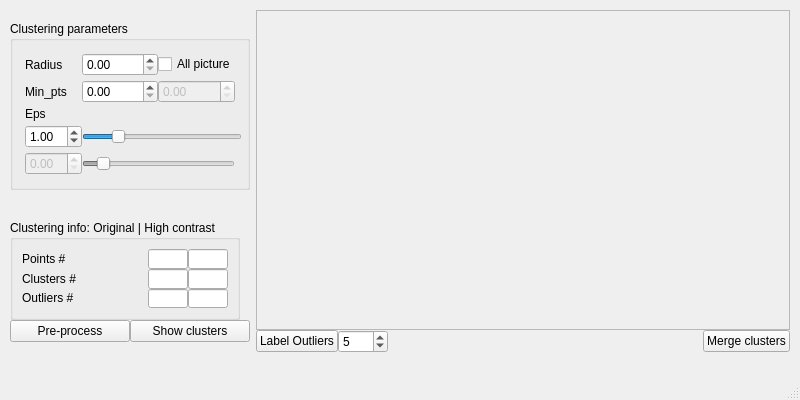
<?xml version="1.0" encoding="UTF-8"?>
<ui version="4.0">
 <class>MainWindow</class>
 <widget class="QMainWindow" name="MainWindow">
  <property name="geometry">
   <rect>
    <x>0</x>
    <y>0</y>
    <width>800</width>
    <height>400</height>
   </rect>
  </property>
  <property name="sizePolicy">
   <sizepolicy hsizetype="Preferred" vsizetype="Preferred">
    <horstretch>0</horstretch>
    <verstretch>0</verstretch>
   </sizepolicy>
  </property>
  <property name="minimumSize">
   <size>
    <width>800</width>
    <height>400</height>
   </size>
  </property>
  <property name="maximumSize">
   <size>
    <width>16777215</width>
    <height>16777215</height>
   </size>
  </property>
  <property name="windowTitle">
   <string>MainWindow</string>
  </property>
  <property name="documentMode">
   <bool>false</bool>
  </property>
  <property name="tabShape">
   <enum>QTabWidget::Triangular</enum>
  </property>
  <property name="dockOptions">
   <set>QMainWindow::AllowTabbedDocks|QMainWindow::AnimatedDocks</set>
  </property>
  <widget class="QWidget" name="centralwidget">
   <property name="sizePolicy">
    <sizepolicy hsizetype="Preferred" vsizetype="Preferred">
     <horstretch>0</horstretch>
     <verstretch>0</verstretch>
    </sizepolicy>
   </property>
   <layout class="QHBoxLayout" name="horizontalLayout_5">
    <property name="spacing">
     <number>6</number>
    </property>
    <property name="leftMargin">
     <number>0</number>
    </property>
    <property name="topMargin">
     <number>0</number>
    </property>
    <property name="rightMargin">
     <number>0</number>
    </property>
    <property name="bottomMargin">
     <number>0</number>
    </property>
    <item>
     <layout class="QVBoxLayout" name="verticalLayout_7">
      <property name="spacing">
       <number>0</number>
      </property>
      <property name="sizeConstraint">
       <enum>QLayout::SetDefaultConstraint</enum>
      </property>
      <property name="leftMargin">
       <number>10</number>
      </property>
      <property name="topMargin">
       <number>10</number>
      </property>
      <property name="rightMargin">
       <number>0</number>
      </property>
      <property name="bottomMargin">
       <number>5</number>
      </property>
      <item>
       <spacer name="verticalSpacer_4">
        <property name="orientation">
         <enum>Qt::Vertical</enum>
        </property>
        <property name="sizeType">
         <enum>QSizePolicy::Maximum</enum>
        </property>
        <property name="sizeHint" stdset="0">
         <size>
          <width>20</width>
          <height>20</height>
         </size>
        </property>
       </spacer>
      </item>
      <item>
       <widget class="QGroupBox" name="groupBox">
        <property name="sizePolicy">
         <sizepolicy hsizetype="Fixed" vsizetype="Fixed">
          <horstretch>0</horstretch>
          <verstretch>0</verstretch>
         </sizepolicy>
        </property>
        <property name="minimumSize">
         <size>
          <width>240</width>
          <height>0</height>
         </size>
        </property>
        <property name="maximumSize">
         <size>
          <width>240</width>
          <height>200</height>
         </size>
        </property>
        <property name="layoutDirection">
         <enum>Qt::LeftToRight</enum>
        </property>
        <property name="autoFillBackground">
         <bool>false</bool>
        </property>
        <property name="title">
         <string>Clustering parameters</string>
        </property>
        <layout class="QGridLayout" name="gridLayout_3">
         <property name="leftMargin">
          <number>12</number>
         </property>
         <property name="topMargin">
          <number>12</number>
         </property>
         <property name="rightMargin">
          <number>12</number>
         </property>
         <property name="bottomMargin">
          <number>12</number>
         </property>
         <property name="horizontalSpacing">
          <number>0</number>
         </property>
         <property name="verticalSpacing">
          <number>4</number>
         </property>
         <item row="1" column="0">
          <widget class="QLabel" name="label_3">
           <property name="maximumSize">
            <size>
             <width>50</width>
             <height>25</height>
            </size>
           </property>
           <property name="text">
            <string>Min_pts</string>
           </property>
          </widget>
         </item>
         <item row="1" column="1">
          <widget class="QDoubleSpinBox" name="min_pts_doubleSpinBox">
           <property name="sizePolicy">
            <sizepolicy hsizetype="Expanding" vsizetype="Fixed">
             <horstretch>0</horstretch>
             <verstretch>0</verstretch>
            </sizepolicy>
           </property>
           <property name="maximumSize">
            <size>
             <width>80</width>
             <height>25</height>
            </size>
           </property>
          </widget>
         </item>
         <item row="5" column="0">
          <widget class="QLabel" name="label_2">
           <property name="maximumSize">
            <size>
             <width>50</width>
             <height>25</height>
            </size>
           </property>
           <property name="text">
            <string>Eps</string>
           </property>
          </widget>
         </item>
         <item row="0" column="1">
          <widget class="QDoubleSpinBox" name="radius_doubleSpinBox">
           <property name="sizePolicy">
            <sizepolicy hsizetype="Expanding" vsizetype="Fixed">
             <horstretch>0</horstretch>
             <verstretch>0</verstretch>
            </sizepolicy>
           </property>
           <property name="maximumSize">
            <size>
             <width>80</width>
             <height>25</height>
            </size>
           </property>
           <property name="maximum">
            <double>111111111.000000000000000</double>
           </property>
          </widget>
         </item>
         <item row="1" column="2">
          <widget class="QDoubleSpinBox" name="min_pts_doubleSpinBox2">
           <property name="enabled">
            <bool>false</bool>
           </property>
           <property name="sizePolicy">
            <sizepolicy hsizetype="Expanding" vsizetype="Fixed">
             <horstretch>0</horstretch>
             <verstretch>0</verstretch>
            </sizepolicy>
           </property>
           <property name="maximumSize">
            <size>
             <width>80</width>
             <height>25</height>
            </size>
           </property>
          </widget>
         </item>
         <item row="0" column="2">
          <widget class="QCheckBox" name="radiusAllPictureCheckBox">
           <property name="text">
            <string>All picture</string>
           </property>
          </widget>
         </item>
         <item row="0" column="0">
          <widget class="QLabel" name="label">
           <property name="sizePolicy">
            <sizepolicy hsizetype="Fixed" vsizetype="Fixed">
             <horstretch>0</horstretch>
             <verstretch>0</verstretch>
            </sizepolicy>
           </property>
           <property name="maximumSize">
            <size>
             <width>50</width>
             <height>25</height>
            </size>
           </property>
           <property name="text">
            <string>Radius</string>
           </property>
          </widget>
         </item>
         <item row="7" column="1" colspan="2">
          <widget class="QSlider" name="eps_horizontalSlider2">
           <property name="enabled">
            <bool>false</bool>
           </property>
           <property name="sizePolicy">
            <sizepolicy hsizetype="Expanding" vsizetype="Preferred">
             <horstretch>0</horstretch>
             <verstretch>0</verstretch>
            </sizepolicy>
           </property>
           <property name="minimumSize">
            <size>
             <width>100</width>
             <height>0</height>
            </size>
           </property>
           <property name="maximumSize">
            <size>
             <width>160</width>
             <height>25</height>
            </size>
           </property>
           <property name="maximum">
            <number>1000</number>
           </property>
           <property name="value">
            <number>100</number>
           </property>
           <property name="orientation">
            <enum>Qt::Horizontal</enum>
           </property>
          </widget>
         </item>
         <item row="7" column="0">
          <widget class="QDoubleSpinBox" name="eps_doubleSpinBox2">
           <property name="enabled">
            <bool>false</bool>
           </property>
           <property name="maximumSize">
            <size>
             <width>60</width>
             <height>25</height>
            </size>
           </property>
           <property name="singleStep">
            <double>0.010000000000000</double>
           </property>
          </widget>
         </item>
         <item row="6" column="0">
          <widget class="QDoubleSpinBox" name="eps_doubleSpinBox">
           <property name="maximumSize">
            <size>
             <width>60</width>
             <height>25</height>
            </size>
           </property>
           <property name="maximum">
            <double>10.000000000000000</double>
           </property>
           <property name="singleStep">
            <double>0.010000000000000</double>
           </property>
           <property name="value">
            <double>1.000000000000000</double>
           </property>
          </widget>
         </item>
         <item row="6" column="1" colspan="2">
          <widget class="QSlider" name="eps_horizontalSlider">
           <property name="sizePolicy">
            <sizepolicy hsizetype="Expanding" vsizetype="Preferred">
             <horstretch>0</horstretch>
             <verstretch>0</verstretch>
            </sizepolicy>
           </property>
           <property name="minimumSize">
            <size>
             <width>160</width>
             <height>0</height>
            </size>
           </property>
           <property name="maximumSize">
            <size>
             <width>160</width>
             <height>25</height>
            </size>
           </property>
           <property name="maximum">
            <number>500</number>
           </property>
           <property name="value">
            <number>100</number>
           </property>
           <property name="orientation">
            <enum>Qt::Horizontal</enum>
           </property>
          </widget>
         </item>
        </layout>
       </widget>
      </item>
      <item>
       <spacer name="verticalSpacer_3">
        <property name="orientation">
         <enum>Qt::Vertical</enum>
        </property>
        <property name="sizeType">
         <enum>QSizePolicy::Maximum</enum>
        </property>
        <property name="sizeHint" stdset="0">
         <size>
          <width>20</width>
          <height>40</height>
         </size>
        </property>
       </spacer>
      </item>
      <item>
       <widget class="QGroupBox" name="groupBox_3">
        <property name="sizePolicy">
         <sizepolicy hsizetype="Fixed" vsizetype="Fixed">
          <horstretch>0</horstretch>
          <verstretch>0</verstretch>
         </sizepolicy>
        </property>
        <property name="minimumSize">
         <size>
          <width>230</width>
          <height>0</height>
         </size>
        </property>
        <property name="maximumSize">
         <size>
          <width>200</width>
          <height>100</height>
         </size>
        </property>
        <property name="title">
         <string>Clustering info: Original | High contrast</string>
        </property>
        <layout class="QHBoxLayout" name="horizontalLayout_3">
         <property name="spacing">
          <number>0</number>
         </property>
         <item>
          <layout class="QVBoxLayout" name="verticalLayout_8">
           <property name="spacing">
            <number>0</number>
           </property>
           <item>
            <widget class="QLabel" name="points_label">
             <property name="maximumSize">
              <size>
               <width>62</width>
               <height>20</height>
              </size>
             </property>
             <property name="text">
              <string>Points #</string>
             </property>
            </widget>
           </item>
           <item>
            <widget class="QLabel" name="clusters_label">
             <property name="maximumSize">
              <size>
               <width>62</width>
               <height>20</height>
              </size>
             </property>
             <property name="text">
              <string>Clusters #</string>
             </property>
            </widget>
           </item>
           <item>
            <widget class="QLabel" name="clusters_label_2">
             <property name="maximumSize">
              <size>
               <width>16777215</width>
               <height>20</height>
              </size>
             </property>
             <property name="text">
              <string>Outliers #</string>
             </property>
            </widget>
           </item>
          </layout>
         </item>
         <item>
          <layout class="QVBoxLayout" name="verticalLayout_9">
           <property name="spacing">
            <number>0</number>
           </property>
           <item>
            <widget class="QLineEdit" name="pointsLineEdit">
             <property name="sizePolicy">
              <sizepolicy hsizetype="Expanding" vsizetype="Expanding">
               <horstretch>0</horstretch>
               <verstretch>0</verstretch>
              </sizepolicy>
             </property>
             <property name="maximumSize">
              <size>
               <width>40</width>
               <height>20</height>
              </size>
             </property>
            </widget>
           </item>
           <item>
            <widget class="QLineEdit" name="clustersLineEdit">
             <property name="maximumSize">
              <size>
               <width>40</width>
               <height>20</height>
              </size>
             </property>
            </widget>
           </item>
           <item>
            <widget class="QLineEdit" name="outliersLineEdit">
             <property name="maximumSize">
              <size>
               <width>40</width>
               <height>20</height>
              </size>
             </property>
            </widget>
           </item>
          </layout>
         </item>
         <item>
          <layout class="QVBoxLayout" name="verticalLayout_10">
           <property name="spacing">
            <number>0</number>
           </property>
           <item>
            <widget class="QLineEdit" name="clustersLineEdit2">
             <property name="maximumSize">
              <size>
               <width>40</width>
               <height>20</height>
              </size>
             </property>
            </widget>
           </item>
           <item>
            <widget class="QLineEdit" name="pointsLineEdit2">
             <property name="sizePolicy">
              <sizepolicy hsizetype="Expanding" vsizetype="Expanding">
               <horstretch>0</horstretch>
               <verstretch>0</verstretch>
              </sizepolicy>
             </property>
             <property name="maximumSize">
              <size>
               <width>40</width>
               <height>20</height>
              </size>
             </property>
            </widget>
           </item>
           <item>
            <widget class="QLineEdit" name="outliersLineEdit2">
             <property name="maximumSize">
              <size>
               <width>40</width>
               <height>20</height>
              </size>
             </property>
            </widget>
           </item>
          </layout>
         </item>
        </layout>
       </widget>
      </item>
      <item>
       <layout class="QHBoxLayout" name="horizontalLayout_6">
        <property name="spacing">
         <number>0</number>
        </property>
        <property name="topMargin">
         <number>0</number>
        </property>
        <property name="bottomMargin">
         <number>0</number>
        </property>
        <item>
         <widget class="QPushButton" name="preProcessPushButton">
          <property name="maximumSize">
           <size>
            <width>125</width>
            <height>16777215</height>
           </size>
          </property>
          <property name="text">
           <string>Pre-process</string>
          </property>
         </widget>
        </item>
        <item>
         <widget class="QPushButton" name="showClustersPushButton">
          <property name="maximumSize">
           <size>
            <width>125</width>
            <height>16777215</height>
           </size>
          </property>
          <property name="text">
           <string>Show clusters</string>
          </property>
         </widget>
        </item>
       </layout>
      </item>
      <item>
       <spacer name="verticalSpacer">
        <property name="orientation">
         <enum>Qt::Vertical</enum>
        </property>
        <property name="sizeHint" stdset="0">
         <size>
          <width>20</width>
          <height>40</height>
         </size>
        </property>
       </spacer>
      </item>
     </layout>
    </item>
    <item>
     <layout class="QVBoxLayout" name="verticalLayout_11">
      <property name="spacing">
       <number>0</number>
      </property>
      <property name="topMargin">
       <number>10</number>
      </property>
      <property name="rightMargin">
       <number>10</number>
      </property>
      <property name="bottomMargin">
       <number>5</number>
      </property>
      <item>
       <widget class="QScrollArea" name="scrollArea">
        <property name="sizePolicy">
         <sizepolicy hsizetype="Expanding" vsizetype="Expanding">
          <horstretch>0</horstretch>
          <verstretch>10</verstretch>
         </sizepolicy>
        </property>
        <property name="minimumSize">
         <size>
          <width>500</width>
          <height>320</height>
         </size>
        </property>
        <property name="maximumSize">
         <size>
          <width>16777215</width>
          <height>16777215</height>
         </size>
        </property>
        <property name="verticalScrollBarPolicy">
         <enum>Qt::ScrollBarAsNeeded</enum>
        </property>
        <property name="horizontalScrollBarPolicy">
         <enum>Qt::ScrollBarAsNeeded</enum>
        </property>
        <property name="widgetResizable">
         <bool>true</bool>
        </property>
        <widget class="QWidget" name="scrollAreaWidgetContents">
         <property name="geometry">
          <rect>
           <x>0</x>
           <y>0</y>
           <width>530</width>
           <height>318</height>
          </rect>
         </property>
         <layout class="QVBoxLayout" name="verticalLayout_2">
          <item>
           <layout class="QHBoxLayout" name="horizontalLayout_4">
            <property name="spacing">
             <number>0</number>
            </property>
            <property name="topMargin">
             <number>0</number>
            </property>
           </layout>
          </item>
         </layout>
        </widget>
       </widget>
      </item>
      <item>
       <layout class="QHBoxLayout" name="horizontalLayout_2">
        <property name="spacing">
         <number>0</number>
        </property>
        <item>
         <widget class="QPushButton" name="labelOutliersPushButton">
          <property name="maximumSize">
           <size>
            <width>250</width>
            <height>16777215</height>
           </size>
          </property>
          <property name="text">
           <string>Label Outliers</string>
          </property>
         </widget>
        </item>
        <item>
         <widget class="QSpinBox" name="clustersNumberToShowSpinBox">
          <property name="minimumSize">
           <size>
            <width>50</width>
            <height>0</height>
           </size>
          </property>
          <property name="maximumSize">
           <size>
            <width>50</width>
            <height>16777215</height>
           </size>
          </property>
          <property name="minimum">
           <number>1</number>
          </property>
          <property name="value">
           <number>5</number>
          </property>
         </widget>
        </item>
        <item>
         <spacer name="horizontalSpacer">
          <property name="orientation">
           <enum>Qt::Horizontal</enum>
          </property>
          <property name="sizeHint" stdset="0">
           <size>
            <width>40</width>
            <height>20</height>
           </size>
          </property>
         </spacer>
        </item>
        <item>
         <widget class="QPushButton" name="mergeClustersPushButton">
          <property name="maximumSize">
           <size>
            <width>250</width>
            <height>16777215</height>
           </size>
          </property>
          <property name="text">
           <string>Merge clusters</string>
          </property>
         </widget>
        </item>
       </layout>
      </item>
      <item>
       <spacer name="verticalSpacer_2">
        <property name="orientation">
         <enum>Qt::Vertical</enum>
        </property>
        <property name="sizeHint" stdset="0">
         <size>
          <width>20</width>
          <height>40</height>
         </size>
        </property>
       </spacer>
      </item>
     </layout>
    </item>
   </layout>
  </widget>
  <widget class="QMenuBar" name="menubar">
   <property name="geometry">
    <rect>
     <x>0</x>
     <y>0</y>
     <width>800</width>
     <height>22</height>
    </rect>
   </property>
  </widget>
  <widget class="QStatusBar" name="statusbar"/>
 </widget>
 <resources/>
 <connections/>
</ui>
